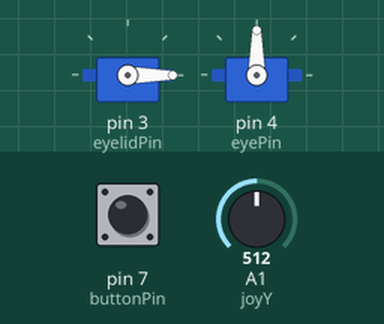
Simulated run of this sketch. Board: Arduino Uno, built with avr-gcc and run on an emulated ATmega328P. On the bench: 2 × servo. The inputs (shaded band) are chosen by the test bench; at power-on: A1 (joyY) = 512, pin 7 (buttonPin) HIGH. Random numbers use the default seed unless the sketch sets one.

Above: at 2.6 s.
2.7 s: A1 (joyY) set to 716
At 4.8 s:
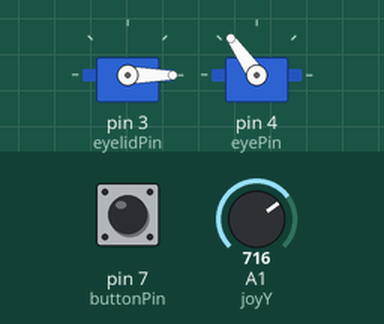
5.7 s: pin 7 (buttonPin) pulled LOW for 0.15 s
8.8 s: A1 (joyY) set to 540
At 10.94 s:
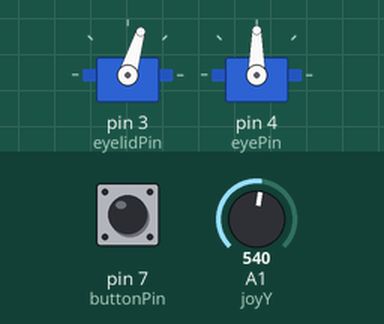
11.8 s: A1 (joyY) set to 306
At 12.7 s:
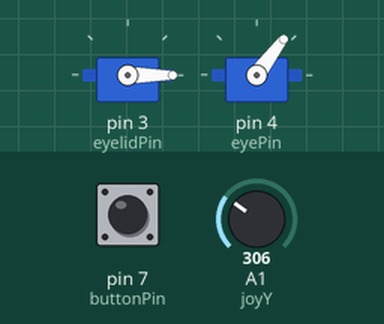
14.8 s: pin 7 (buttonPin) pulled LOW for 1 s
17.9 s: A1 (joyY) set to 122
At 18.9 s:
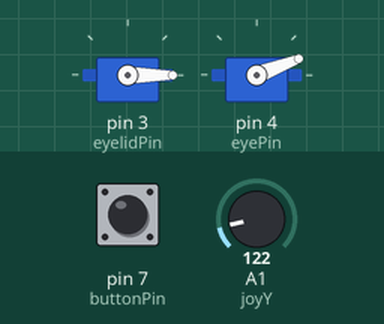
Timing chart, 0 to 23.7 s (numbered marks = the images above; inputs shaded):
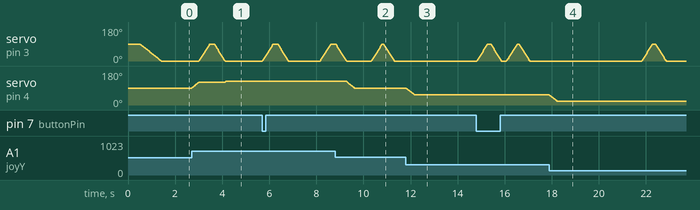

Measured:
- after the input at 2.7 s, servo on pin 4 (eyePin): moves from 90° to 125° over 1.5 s, starting at once
- after the input at 8.8 s, servo on pin 4 (eyePin): moves from 125° to 90° over 0.34 s, starting after 0.48 s
- after the input at 11.8 s, servo on pin 4 (eyePin): moves from 90° to 53° over 0.37 s, starting at once
- after the input at 17.9 s, servo on pin 4 (eyePin): moves from 53° to 21° over 0.32 s, starting at once
- by itself, servo on pin 3 (eyelidPin): rises from 0° to 90° in 0.46 s, then falls to 0° in 0.57 s

The sketch:

eye_v3.ino
```cpp
#include <Servo.h>

Servo eyelid;
Servo eye;

int eyelidPin = 3;
int eyePin = 4;

int joyY = A1;
int buttonPin = 7;

int currentPos = 90;

// Blink timing
unsigned long lastBlink = 0;
int blinkInterval = 3000; // will randomize

void setup() {
  Serial.begin(9600);

  eyelid.attach(eyelidPin);
  eye.attach(eyePin);

  pinMode(buttonPin, INPUT_PULLUP);

  // Start closed
  eyelid.write(90);
  delay(500);

  // Open slowly
  for (int i = 90; i >= 0; i--) {
    eyelid.write(i);
    delay(10);
  }

  eye.write(90);

  // random seed
  randomSeed(analogRead(0));
}

void loop() {

  // ---------- AUTO BLINK ----------
  unsigned long now = millis();

  if (now - lastBlink > blinkInterval) {
    blinkEye();
    lastBlink = now;
    blinkInterval = random(2000, 6000); // next blink
  }

  // ---------- BUTTON BLINK ----------
  if (digitalRead(buttonPin) == LOW) {
    blinkEye();
    delay(200);
  }

  // ---------- JOYSTICK ----------
  int joyVal = analogRead(joyY);
  int target;

  if (joyVal > 470 && joyVal < 550) {
    target = 90;
  } else {
    target = map(joyVal, 0, 1023, 0, 180);
  }

  // smooth movement
  if (currentPos < target) currentPos++;
  else if (currentPos > target) currentPos--;

  eye.write(currentPos);

  delay(10);
}

// ---------- BLINK FUNCTION ----------
void blinkEye() {
  // close
  for (int i = 0; i <= 90; i++) {
    eyelid.write(i);
    delay(5);
  }

  // hold closed
  delay(random(50, 200));

  // open
  for (int i = 90; i >= 0; i--) {
    eyelid.write(i);
    delay(5);
  }
}
```
